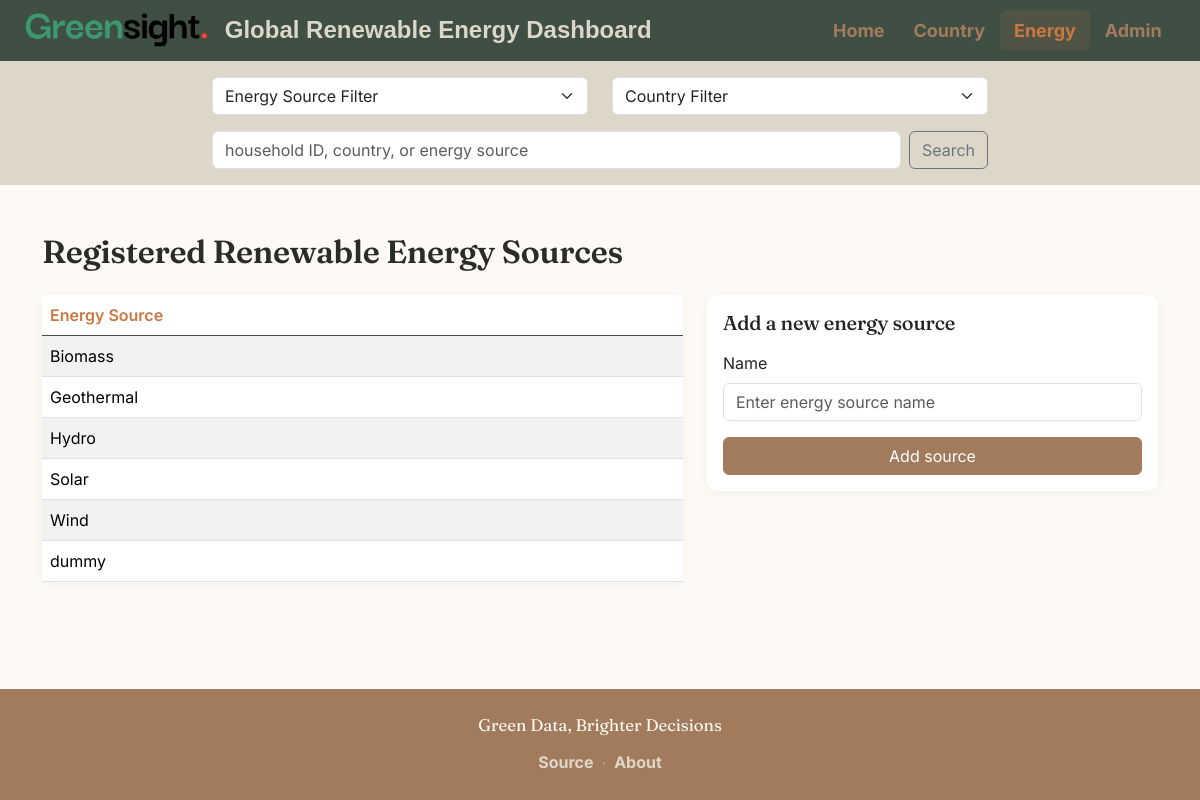
The app's page /sources/ with its own data.
### usage_data/models.py (models this page shows, shortened)
class EnergySource(models.Model):
    name = models.CharField(max_length=50, unique=True, null=False, blank=False)

### usage_data/views.py (the view)
# urls.py: path('sources/', views.sources, name='sources'),
def sources(request):
    if request.method == 'POST':
        if 'delete_id' in request.POST:
            source_id = request.POST.get('delete_id')
            EnergySource.objects.filter(id=source_id).delete()
            return HttpResponseRedirect('/sources')
        else:
            form = EnergySourceForm(request.POST)
            if form.is_valid():
                form.save()
                return HttpResponseRedirect('/sources')
    else:
        form = EnergySourceForm()
    sources = EnergySource.objects.all().order_by('name')
    return render(request, 'usage_data/sources.html', {'form': form, 'sources': sources})

### usage_data/forms.py
class EnergySourceForm(ModelForm):
    class Meta:
        model = EnergySource
        fields = ['name']
        widgets = {
            'name': forms.TextInput(attrs={'class': 'form-control', 'placeholder': 'Enter energy source name'}),
        }

### usage_data/templatetags/my_tags.py (called while the page is built)
@register.inclusion_tag('partials/energy_source_list.html')
def energy_sources():
    return {'sources': EnergySource.objects.all()}

@register.inclusion_tag('partials/country_list.html')
def countries():
    return {'countries': Country.objects.all()}

### usage_data/templates/usage_data/sources.html (shortened to what this page needs)
{% extends "./base.html" %}
{% load django_bootstrap5 %}
{% block content %}
<div class="container my-5">
  <h2 class="mb-4">Registered Renewable Energy Sources</h2>
  <div class="row g-4">
    <div class="col-lg-7">
      <div class="card shadow-sm border-0">
        <div class="table-responsive">
          <table class="table table-striped mb-0">
            <thead>
              <tr>
                <th>Energy Source</th>
              </tr>
            </thead>
            <tbody>
              {% for source in sources %}
              <tr>
                <td>{{ source.name }}</td>
              </tr>
              {% empty %}
              <tr>
                <td class="empty-state">No energy sources registered yet.</td>
              </tr>
              {% endfor %}
            </tbody>
          </table>
        </div>
      </div>
    </div>
    <div class="col-lg-5">
      <div class="card shadow-sm border-0">
        <div class="card-body">
          <h3 class="h5 mb-3">Add a new energy source</h3>
          <form action="{% url 'sources' %}" method="post">
            {% bootstrap_form form layout='vertical' show_label=True %}
            <div class="d-grid mt-3">
              <button type="submit" class="btn btn-primary">Add source</button>
            </div>
          </form>
        </div>
      </div>
    </div>
  </div>
</div>
{% endblock %}

### usage_data/static/css/project.css (style rules this page uses)
:root { --forest: #3F4F44; --forest-dark: #33403A; --clay: #A27B5C; --ember: #CA7842; --linen: #DCD7C9; --cream: #FDFAF6; --ink: #2B2B28; --rust: #8C3B2E; --rust-dark: #742F24; --radius: 10px; }
html { height: 100%; scroll-behavior: smooth; }
body { height: 100%; background-color: #f8f9fa; font-family: 'Inter', -apple-system, sans-serif; color: var(--ink); margin: 0; min-height: 100vh; display: flex; flex-direction: column; }
h1, h2, h3 { font-family: 'Fraunces', 'Trebuchet MS', serif; font-weight: 600; color: var(--ink); letter-spacing: -0.01em; }
.btn-primary { --bs-btn-bg: var(--clay); --bs-btn-border-color: var(--clay); --bs-btn-hover-bg: var(--ember); --bs-btn-hover-border-color: var(--ember); --bs-btn-active-bg: var(--ember); --bs-btn-active-border-color: var(--ember); --bs-btn-focus-shadow-rgb: 202, 120, 66; }
.card { border: 1px solid #EAE4D8; border-radius: var(--radius); }
.card.shadow-sm { box-shadow: 0 2px 10px rgba(63, 79, 68, 0.06) !important; }
.table thead { background-color: var(--forest); }
.table thead th { color: var(--ember); font-weight: 600; border-color: var(--forest); vertical-align: middle; }

### records on screen
EnergySource: name "Biomass"
EnergySource: name "Geothermal"
EnergySource: name "Hydro"
EnergySource: name "Solar"
EnergySource: name "Wind"
EnergySource: name "dummy"
